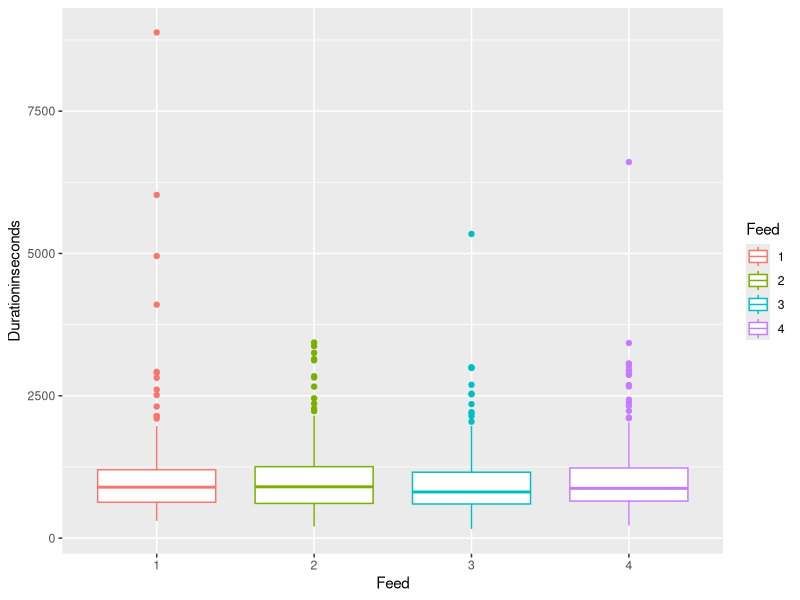
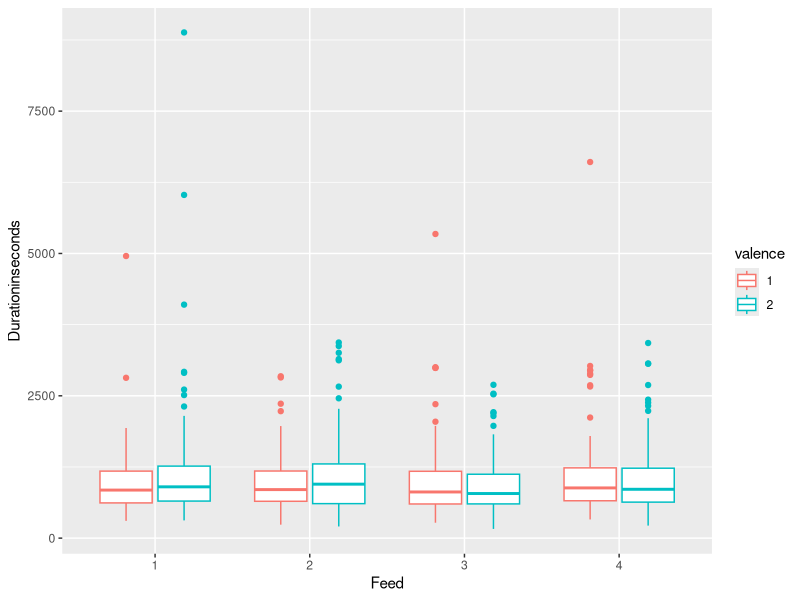
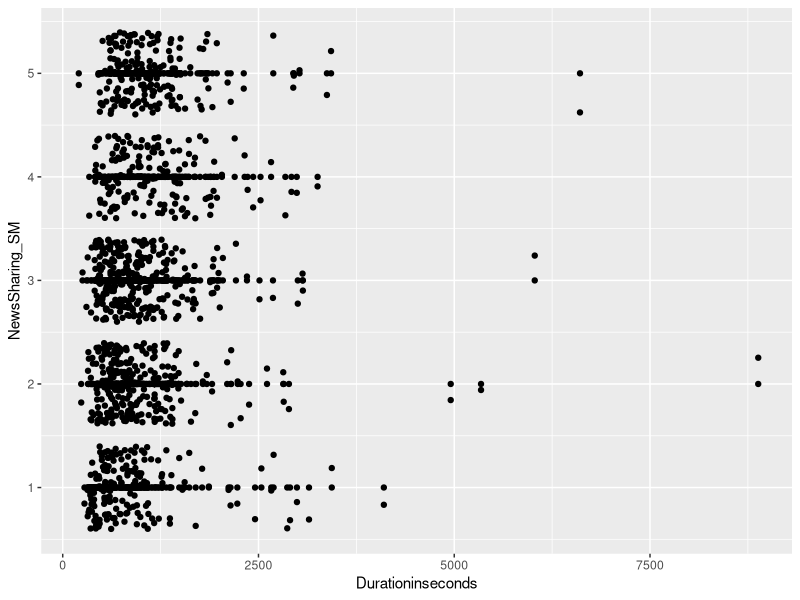
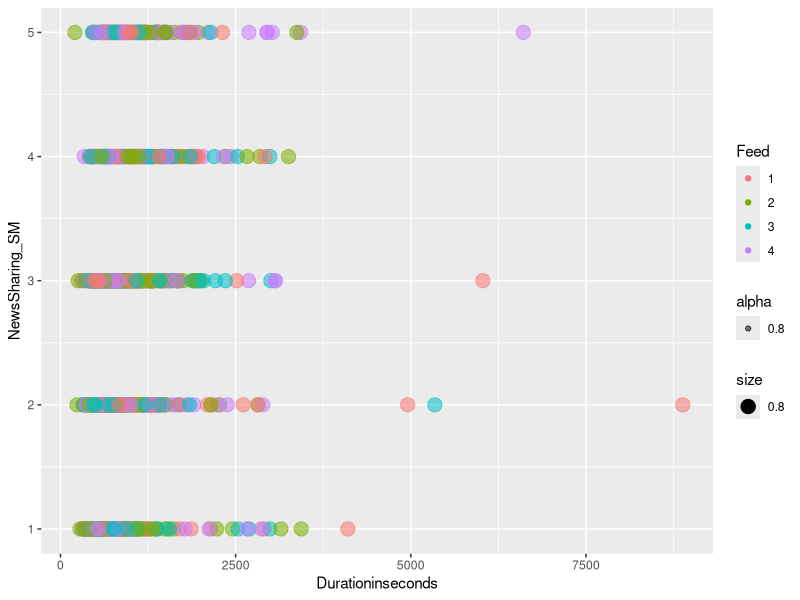
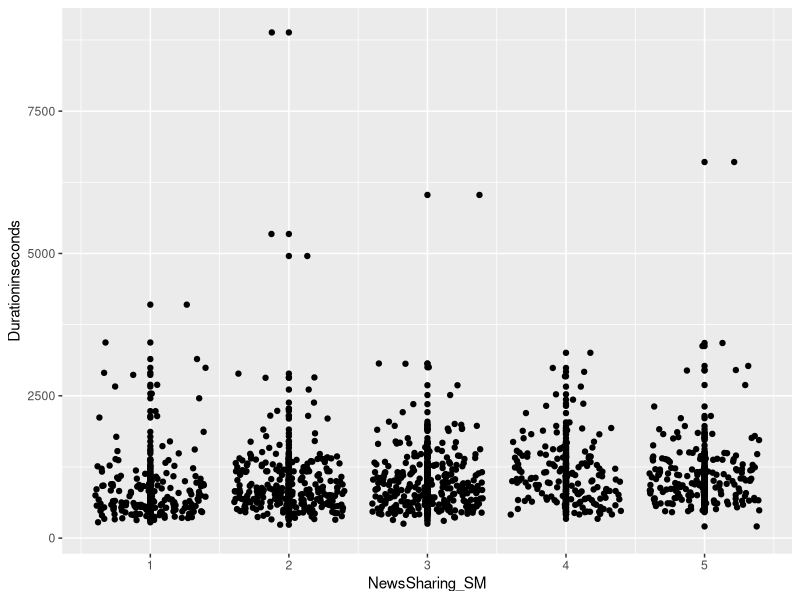
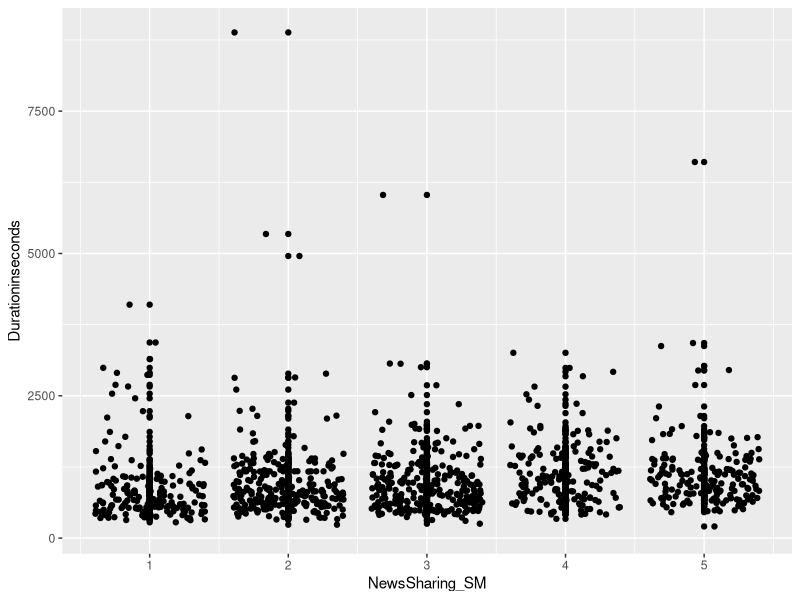
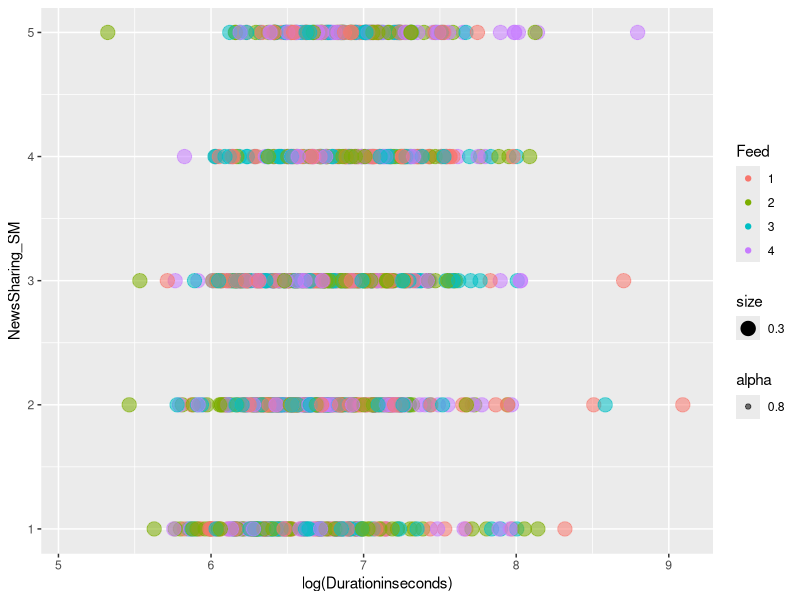
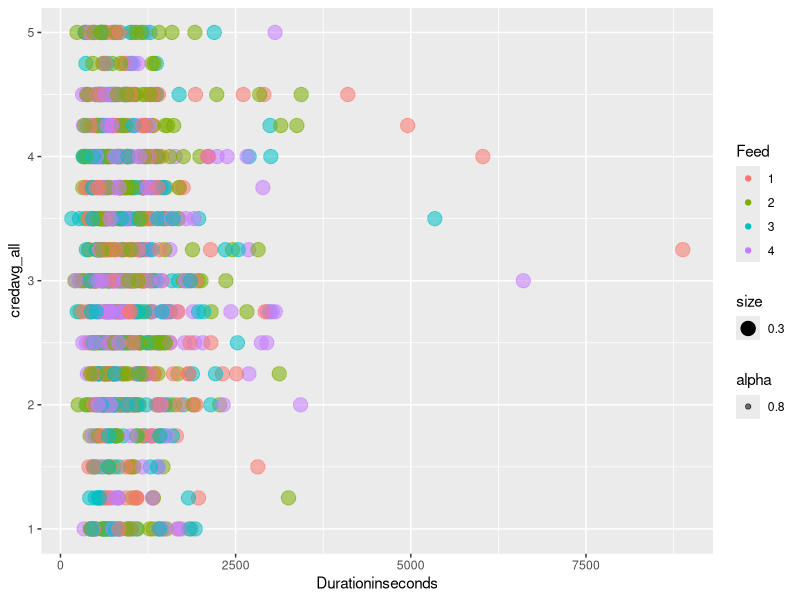

Recreate these plots in R, in order.
## ---- chunk 1
knitr::opts_chunk$set(echo = TRUE)
## ---- chunk 2
library(readr)
library(dplyr)
library(car)
library(ggplot2)
library(gridExtra)
## ---- chunk 3
CNdata_filtered_120123 <- read_csv("CNdata_filtered_120123.csv")
ENdata_filtered_110123 <- read_csv("ENdata_filtered_110123.csv")
## ---- chunk 4
#Chinese data, renaming/changing data types to factors
CNdata_filtered_120123$Feed <- CNdata_filtered_120123$feed_typefour
CNdata_filtered_120123$Feed <- as.factor(CNdata_filtered_120123$Feed)
CNdata_filtered_120123$valence <- as.factor(CNdata_filtered_120123$valence)

#Chinese data, selecting relevant variables
Data_CN <- CNdata_filtered_120123 |> 
  dplyr::select(Feed,valence,credavg_all,nwavg_all,share_all,NewsSharing_SM,NewsCred_SM,AI_acceptance,GenTech_op,gender,age) |> 
  mutate(Group = 1)

#English data, adding/renaming relevant variables
ENdata_filtered_110123$NewsCred_SM <- unlist(ENdata_filtered_110123[,255])#rename to match CN data

#English data, selecting relevant variables
Data_EN <-ENdata_filtered_110123 |> 
  dplyr::mutate(valence = feed_valence) |>
  dplyr::mutate(Feed = feedtype_four) |> 
  dplyr::select(Feed,valence,credavg_all,nwavg_all,share_all,NewsSharing_SM,NewsCred_SM,AI_acceptance,GenTech_op,gender,age) |> 
  mutate(Group = 0)

#English data, changing data types to factors
Data_EN$Feed <- as.factor(Data_EN$Feed)
Data_EN$valence <- as.factor(Data_EN$valence)

#one dataframe, Group (1 = Chinese 0 = American)
Data <- rbind(Data_CN,Data_EN)
Data$Group <- as.factor(Data$Group)

#fixing age and gender
Data$age <- 2024 - Data$age
Data$gender <- as.factor(Data$gender)
## ---- chunk 5
#Chinese data, renaming/changing data types to factors
CNdata_filtered_120123$Feed <- CNdata_filtered_120123$feed_typefour
CNdata_filtered_120123$Feed <- as.factor(CNdata_filtered_120123$Feed)
CNdata_filtered_120123$valence <- as.factor(CNdata_filtered_120123$valence)

#Chinese data, selecting relevant variables
Data_CN <- CNdata_filtered_120123 |> 
  dplyr::select(Feed,valence,credavg_all,nwavg_all,share_all,Finished,
                NewsSharing_SM,NewsCred_SM,AI_acceptance,GenTech_op,gender,age,Durationinseconds,
                Timer1_ClickCount,Timer1_FirstClick,Timer1_LastClick,Timer1_PageSubmit,
                Timer2_ClickCount,Timer2_FirstClick,Timer2_LastClick,Timer2_PageSubmit,
                Timer3_ClickCount,Timer3_FirstClick,Timer3_LastClick,Timer3_PageSubmit,
                Timer4_ClickCount,Timer4_FirstClick,Timer4_LastClick,Timer4_PageSubmit,
                Timer5_ClickCount,Timer5_FirstClick,Timer5_LastClick,Timer5_PageSubmit,
                Timer6_ClickCount,Timer6_FirstClick,Timer6_LastClick,Timer6_PageSubmit,
                Timer7_ClickCount,Timer7_FirstClick,Timer7_LastClick,Timer7_PageSubmit,
                Timer8_ClickCount,Timer8_FirstClick,Timer8_LastClick,Timer8_PageSubmit) |> 
  mutate(Group = 1)

#English data, adding/renaming relevant variables
ENdata_filtered_110123$NewsCred_SM <- unlist(ENdata_filtered_110123[,255])#rename to match CN data

#English data, selecting relevant variables
Data_EN <-ENdata_filtered_110123 |> 
  dplyr::mutate(valence = feed_valence) |>
  dplyr::mutate(Feed = feedtype_four) |> 
  dplyr::select(Feed,valence,credavg_all,nwavg_all,share_all,Finished,
                NewsSharing_SM,NewsCred_SM,AI_acceptance,GenTech_op,gender,age,Durationinseconds,
                Timer1_ClickCount,Timer1_FirstClick,Timer1_LastClick,Timer1_PageSubmit,
                Timer2_ClickCount,Timer2_FirstClick,Timer2_LastClick,Timer2_PageSubmit,
                Timer3_ClickCount,Timer3_FirstClick,Timer3_LastClick,Timer3_PageSubmit,
                Timer4_ClickCount,Timer4_FirstClick,Timer4_LastClick,Timer4_PageSubmit,
                Timer5_ClickCount,Timer5_FirstClick,Timer5_LastClick,Timer5_PageSubmit,
                Timer6_ClickCount,Timer6_FirstClick,Timer6_LastClick,Timer6_PageSubmit,
                Timer7_ClickCount,Timer7_FirstClick,Timer7_LastClick,Timer7_PageSubmit,
                Timer8_ClickCount,Timer8_FirstClick,Timer8_LastClick,Timer8_PageSubmit) |> 
  mutate(Group = 0)

#English data, changing data types to factors
Data_EN$Feed <- as.factor(Data_EN$Feed)
Data_EN$valence <- as.factor(Data_EN$valence)

#one dataframe, Group (1 = Chinese 0 = American)
Data <- rbind(Data_CN,Data_EN)
Data$Group <- as.factor(Data$Group)

#fixing age and gender
Data$age <- 2024 - Data$age
Data$gender <- as.factor(Data$gender)
## ---- chunk 6
# 3b.i  Does the amount of time spent on the condition (newsfeed) affect the dependent variables (credibility, newsworthiness, shareworthiness)? 

#First,create the 8 unique groups
Data$Feed <- as.numeric(Data$Feed) #making it numeric temporarily to create new variable
Data$Eight <- ifelse(Data$valence==1,Data$Feed,0)
Data$Eight <- as.numeric(Data$Eight) #also numeric temporarily
Data$Eight <- ifelse(Data$valence==2,Data$Feed+4,Data$Eight)

#Returning the two to factors
Data$Feed <- as.factor(Data$Feed)
Data$Eight <- as.factor(Data$Eight)

#Assuming Duration in seconds = best measurement and the top 3 are inactivities, then filter them out?
# Data <- Data |> filter(Durationinseconds < 3601) #max is then 10718 sec = ~3 hrs?

# boxFeed <- ggplot(Data, aes(x=share_all))+geom_violin()+coord_flip()+facet_wrap(~Feed)
# boxFeed <- ggplot(Data, aes(x=credavg_all))+geom_boxplot()+coord_flip()+facet_wrap(~Feed)
# boxFeed <- ggplot(Data, aes(x=nwavg_all))+geom_boxplot()+coord_flip()+facet_wrap(~Feed)

# 3b.ii   Interaction effect: Does a) content types (news, memes, activism, ads) and/or b) valence of news (pos / neg) mediate the effect of credibility (e..g) and time spent on stimuli?
## ---- chunk 7
Data <- Data |> filter(is.na(Feed)==FALSE)
ggplot(Data, aes(Feed,Durationinseconds))+geom_boxplot(aes(color=Feed))
ggplot(Data, aes(Feed,Durationinseconds))+geom_boxplot(aes(color=valence))
ggplot(Data,aes(Durationinseconds,NewsSharing_SM))+geom_point()+geom_jitter()
ggplot(Data,aes(Durationinseconds,NewsSharing_SM))+geom_point(aes(color=Feed,size=0.8,alpha=.8))
ggplot(Data,aes(Durationinseconds,NewsSharing_SM))+geom_point()+geom_jitter()+coord_flip()
ggplot(Data,aes(Durationinseconds,NewsSharing_SM))+geom_point()+geom_jitter()+coord_flip()
ggplot(Data,aes(log(Durationinseconds),NewsSharing_SM))+geom_point(aes(size=0.3,alpha=0.8,color=Feed))
ggplot(Data,aes(Durationinseconds,credavg_all))+geom_point(aes(size=0.3,alpha=0.8,color=Feed))
## ---- chunk 8
Data$ThirtySPlus <- ifelse(Data$Durationinseconds>3600,1,0)

CN_Over30 <- Data |> 
  filter(Group==1) |> 
  mutate(ThirtySPlus = ifelse(Durationinseconds>3600,1,0))
EN_Over30 <- Data |> 
  filter(Group==0) |> 
  mutate(ThirtySPlus = ifelse(Durationinseconds>3600,1,0))


Data$ThirtySPlus <- as.factor(Data$ThirtySPlus)
EN_Over30$ThirtySPlus <- as.factor(EN_Over30$ThirtySPlus)
CN_Over30$ThirtySPlus <- as.factor(CN_Over30$ThirtySPlus)

ggplot(Data,aes(Group,Durationinseconds))+geom_point(aes(color=ThirtySPlus))+geom_hline(yintercept = 3600)
table(CN_Over30$ThirtySPlus)
table(EN_Over30$ThirtySPlus)
